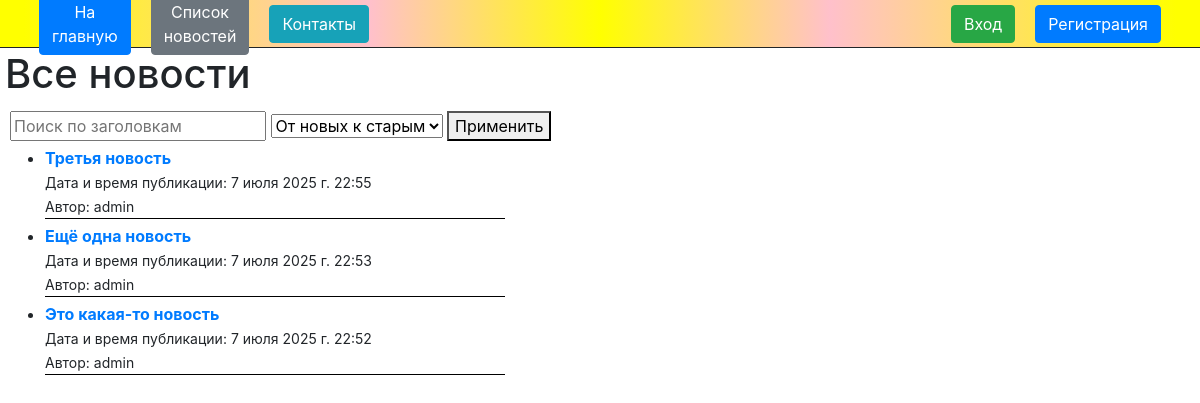
Page /news/ on the committed database.
### news_app/models.py (models this page shows, shortened)
class News(models.Model):
    title = models.CharField(max_length=200)
    content = models.TextField()
    author = models.ForeignKey(User, on_delete=models.CASCADE)
    pub_date = models.DateTimeField(auto_now_add=True)
    image = models.ImageField(upload_to='news_images/', null=True, blank=True)

### news_app/views.py (the view)
# urls.py: path('news/', views.news_list, name='news_list'),
def news_list(request):
    query = request.GET.get('q')
    sort = request.GET.get('sort', '-pub_date')
    news_list = News.objects.all().order_by(sort)
    if query:
        news_list = news_list.filter(title__icontains=query)
    return render(request, 'news_app/news_list.html', {'news_list': news_list})

### news_app/templates/news_app/news_list.html (shortened to what this page needs)
{% extends "news_app/base.html" %}
{% load static %}
{% block content %}
    <div style="padding: 5px;">
        <h1>Все новости</h1>
        <div style="display: flex; align-items: center;">
            <form method="get" style="padding: 5px;">
                <input type="text" name="q" placeholder="Поиск по заголовкам">
                <select name="sort">
                    <option value="-pub_date">От новых к старым</option>
                </select>
                <button type="submit">Применить</button>
            </form>
        </div>
        <ul>
            {% for news in news_list %}
                <li style="border-bottom: 1px solid black; width: 40%; margin-bottom: 5px;">
                    <div><a href="/news/{{ news.id }}"><strong>{{ news.title }}</strong></a></div>
                    <div><small>Дата и время публикации: {{ news.pub_date }}</small></div>
                    <div><small>Автор: {{ news.author }}</small></div>
                </li>
            {% endfor %}
        </ul>
    </div>
{% endblock %}

### rows in the picture
News: title "Третья новость", pub_date "7 июля 2025 г. 22:55", author "admin"
News: title "Ещё одна новость", pub_date "7 июля 2025 г. 22:53", author "admin"
News: title "Это какая-то новость", pub_date "7 июля 2025 г. 22:52", author "admin"
